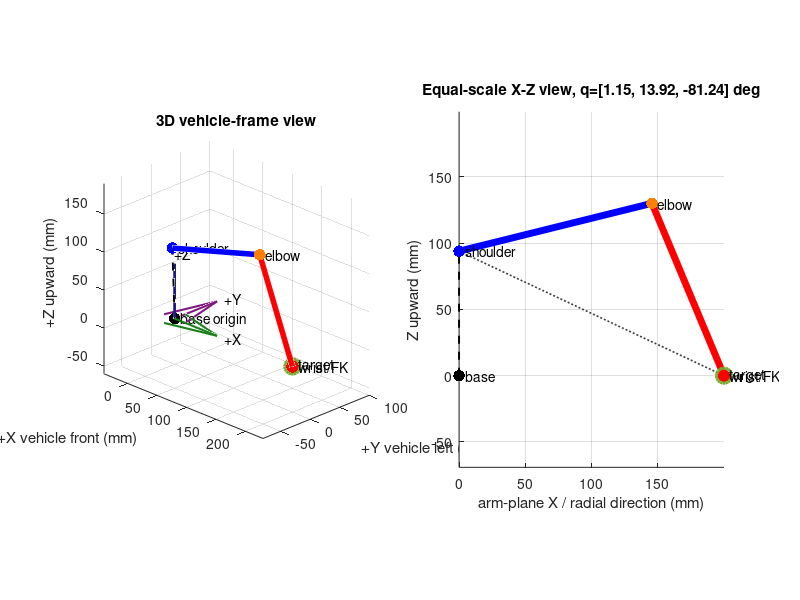

Write the MATLAB code that produced this figure. (Note: this script raises an error after producing the figure.)
% Temporary 3-DOF arm model plot for the current fixed test point.
% Coordinate frame:
%   +X: vehicle front
%   +Y: vehicle left
%   +Z: upward
% Origin is the GM6020 base yaw axis center.
%
% Firmware model used here:
%   shoulder axis = (0, -4, 94) mm
%   L1 = 150 mm, L2 = 141 mm
%   target wrist center = (200, 0, 0) mm
%   q3 is the signed relative elbow angle: q3=0 is same direction as L1,
%   q3=-180 is opposite direction to L1.
%   Measured mechanical elbow angle is approximately 49..143 deg, so
%   firmware q3 = mechanical angle - 180 deg = -131..-37 deg.

clear;
clc;
close all;

base = [0, 0, 0];
shoulder = [0, -4, 94];
L1 = 150;
L2 = 141;
target = [200, 0, 0];

% Solve the same geometry used by firmware IK.
rho = hypot(target(1), target(2));
localXMag = sqrt(max(0, rho^2 - shoulder(2)^2));
targetAzimuth = atan2(target(2), target(1));
zPlanar = target(3) - shoulder(3);

% Use positive local-X and negative q3. This is the branch inside the
% current q3 soft limit [-126, -42] deg.
localX = localXMag;
signedRadius = localX - shoulder(1);
q1 = targetAzimuth - atan2(shoulder(2), localX);

cosQ3 = (signedRadius^2 + zPlanar^2 - L1^2 - L2^2) / (2 * L1 * L2);
cosQ3 = max(-1, min(1, cosQ3));
q3 = -acos(cosQ3);
q2 = atan2(zPlanar, signedRadius) - ...
     atan2(L2 * sin(q3), L1 + L2 * cos(q3));

qDeg = rad2deg([q1, q2, q3]);
smallLinkPitchDeg = qDeg(2) + qDeg(3);
elbowReferenceDeg = -131;
elbowOppositeDeg = -37;
elbowOpenFromReferenceDeg = qDeg(3) - elbowReferenceDeg;
elbowToOppositeLimitDeg = elbowOppositeDeg - qDeg(3);

% Joint positions in the arm local vertical plane.
shoulderLocal = shoulder;
elbowLocal = [shoulder(1) + L1 * cos(q2), ...
              shoulder(2), ...
              shoulder(3) + L1 * sin(q2)];
wristLocal = [shoulder(1) + L1 * cos(q2) + L2 * cos(q2 + q3), ...
              shoulder(2), ...
              shoulder(3) + L1 * sin(q2) + L2 * sin(q2 + q3)];

% Rotate local plane around Z by q1 to get vehicle-frame coordinates.
Rz = [cos(q1), -sin(q1), 0; ...
      sin(q1),  cos(q1), 0; ...
      0,        0,       1];
shoulderWorld = (Rz * shoulderLocal.').';
elbowWorld = (Rz * elbowLocal.').';
wristWorld = (Rz * wristLocal.').';

fkError = norm(wristWorld - target);
horizontalDistance = hypot(target(1), target(2));
shoulderToTargetPlanar = hypot(signedRadius, zPlanar);

fprintf('Target wrist center: [%.3f, %.3f, %.3f] mm\n', target);
fprintf('Solved q: q1=%.3f deg, q2=%.3f deg, q3=%.3f deg\n', qDeg);
fprintf('Small link absolute pitch q2+q3 = %.3f deg\n', smallLinkPitchDeg);
fprintf('Elbow opening/travel from reference = %.3f deg\n', ...
        elbowOpenFromReferenceDeg);
fprintf('Elbow remaining to opposite limit = %.3f deg\n', ...
        elbowToOppositeLimitDeg);
fprintf('Shoulder to target planar distance = %.3f mm\n', ...
        shoulderToTargetPlanar);
fprintf('FK wrist center: [%.3f, %.3f, %.3f] mm\n', wristWorld);
fprintf('FK error = %.6f mm\n', fkError);

figure('Name', '3DOF Arm Target Debug', 'Color', 'w', ...
       'Position', [80, 80, 1320, 720]);

% ---------------- 3D vehicle-frame view ----------------
subplot(1, 2, 1);
hold on;
grid on;
axis equal;
xlabel('+X vehicle front (mm)');
ylabel('+Y vehicle left (mm)');
zlabel('+Z upward (mm)');
title('3D vehicle-frame view');

plot3([base(1), shoulderWorld(1)], ...
      [base(2), shoulderWorld(2)], ...
      [base(3), shoulderWorld(3)], 'k--', 'LineWidth', 1.4);
plot3([shoulderWorld(1), elbowWorld(1)], ...
      [shoulderWorld(2), elbowWorld(2)], ...
      [shoulderWorld(3), elbowWorld(3)], 'b-', 'LineWidth', 4);
plot3([elbowWorld(1), wristWorld(1)], ...
      [elbowWorld(2), wristWorld(2)], ...
      [elbowWorld(3), wristWorld(3)], 'r-', 'LineWidth', 4);
scatter3(base(1), base(2), base(3), 70, 'k', 'filled');
scatter3(shoulderWorld(1), shoulderWorld(2), shoulderWorld(3), ...
         70, 'b', 'filled');
scatter3(elbowWorld(1), elbowWorld(2), elbowWorld(3), ...
         70, [1.0, 0.5, 0.0], 'filled');
scatter3(wristWorld(1), wristWorld(2), wristWorld(3), ...
         80, 'r', 'filled');
scatter3(target(1), target(2), target(3), ...
         120, 'gx', 'LineWidth', 2.2);

text(base(1), base(2), base(3), '  base origin');
text(shoulderWorld(1), shoulderWorld(2), shoulderWorld(3), '  shoulder');
text(elbowWorld(1), elbowWorld(2), elbowWorld(3), '  elbow');
text(wristWorld(1), wristWorld(2), wristWorld(3), '  wrist/FK');
text(target(1), target(2), target(3), '  target');

quiver3(0, 0, 0, 80, 0, 0, 'Color', [0.1, 0.5, 0.1], ...
        'LineWidth', 1.5, 'MaxHeadSize', 0.6);
quiver3(0, 0, 0, 0, 80, 0, 'Color', [0.5, 0.1, 0.5], ...
        'LineWidth', 1.5, 'MaxHeadSize', 0.6);
quiver3(0, 0, 0, 0, 0, 80, 'Color', [0.1, 0.1, 0.5], ...
        'LineWidth', 1.5, 'MaxHeadSize', 0.6);
text(85, 0, 0, '+X');
text(0, 85, 0, '+Y');
text(0, 0, 85, '+Z');
view(45, 24);
xlim([-40, 230]);
ylim([-80, 100]);
zlim([-60, 190]);

% ---------------- X-Z side view in the arm plane ----------------
subplot(1, 2, 2);
hold on;
grid on;
axis equal;
xlabel('arm-plane X / radial direction (mm)');
ylabel('Z upward (mm)');
title(sprintf('Equal-scale X-Z view, q=[%.2f, %.2f, %.2f] deg', qDeg));

base2 = [0, 0];
shoulder2 = [shoulderLocal(1), shoulderLocal(3)];
elbow2 = [elbowLocal(1), elbowLocal(3)];
wrist2 = [wristLocal(1), wristLocal(3)];
target2 = [localX, target(3)];

plot([base2(1), shoulder2(1)], [base2(2), shoulder2(2)], ...
     'k--', 'LineWidth', 1.4);
plot([shoulder2(1), elbow2(1)], [shoulder2(2), elbow2(2)], ...
     'b-', 'LineWidth', 5);
plot([elbow2(1), wrist2(1)], [elbow2(2), wrist2(2)], ...
     'r-', 'LineWidth', 5);
plot([shoulder2(1), target2(1)], [shoulder2(2), target2(2)], ...
     ':', 'Color', [0.25, 0.25, 0.25], 'LineWidth', 1.2);

scatter(base2(1), base2(2), 70, 'k', 'filled');
scatter(shoulder2(1), shoulder2(2), 70, 'b', 'filled');
scatter(elbow2(1), elbow2(2), 70, [1.0, 0.5, 0.0], 'filled');
scatter(wrist2(1), wrist2(2), 80, 'r', 'filled');
scatter(target2(1), target2(2), 120, 'gx', 'LineWidth', 2.2);

text(base2(1), base2(2), '  base');
text(shoulder2(1), shoulder2(2), '  shoulder');
text(elbow2(1), elbow2(2), '  elbow');
text(wrist2(1), wrist2(2), '  wrist/FK');
text(target2(1), target2(2), '  target');

labelSegment(shoulder2, elbow2, sprintf('L1 = %.1f mm', L1), [0, 0, 1]);
labelSegment(elbow2, wrist2, sprintf('L2 = %.1f mm', L2), [1, 0, 0]);
labelSegment(base2, shoulder2, ...
             sprintf('shoulder Z = %.1f mm', shoulder(3)), [0, 0, 0]);
labelSegment(shoulder2, target2, ...
             sprintf('shoulder-target = %.1f mm', shoulderToTargetPlanar), ...
             [0.25, 0.25, 0.25]);

drawAngleArc(shoulder2, 38, 0, qDeg(2), ...
             sprintf('q2 = %.1f deg', qDeg(2)), [0, 0, 1]);
drawAngleArc(elbow2, 32, qDeg(2), qDeg(2) + qDeg(3), ...
             sprintf('signed q3 = %.1f deg', qDeg(3)), [1, 0, 0]);
drawAngleArc(elbow2, 48, 0, smallLinkPitchDeg, ...
             sprintf('q2+q3 = %.1f deg', smallLinkPitchDeg), ...
             [0.65, 0, 0.65]);
text(elbow2(1) + 20, elbow2(2) - 52, ...
     sprintf(['elbow opening/travel = %.1f deg\\n', ...
              'remaining to opposite = %.1f deg'], ...
             elbowOpenFromReferenceDeg, elbowToOppositeLimitDeg), ...
     'Color', [0.5, 0.05, 0.05], 'FontWeight', 'bold', ...
     'BackgroundColor', 'w', 'EdgeColor', [0.8, 0.5, 0.5], ...
     'Margin', 5);

plot([target2(1), target2(1)], [shoulder2(2), target2(2)], ...
     '--', 'Color', [0.6, 0.6, 0.6]);
plot([shoulder2(1), target2(1)], [target2(2), target2(2)], ...
     '--', 'Color', [0.6, 0.6, 0.6]);
text((shoulder2(1) + target2(1)) / 2, target2(2) - 8, ...
     sprintf('radial = %.1f mm', signedRadius), ...
     'HorizontalAlignment', 'center');
text(target2(1) + 4, (shoulder2(2) + target2(2)) / 2, ...
     sprintf('dz = %.1f mm', zPlanar));

annotationText = sprintf([ ...
    'vehicle target = [%.1f, %.1f, %.1f] mm\\n', ...
    'arm-plane target = [%.1f, %.1f] mm\\n', ...
    'horizontal rho = %.1f mm\\n', ...
    'q1 yaw compensation = %.2f deg\\n', ...
    'FK error = %.4f mm'], ...
    target(1), target(2), target(3), target2(1), target2(2), ...
    horizontalDistance, qDeg(1), fkError);
text(-30, 170, annotationText, ...
     'VerticalAlignment', 'top', 'BackgroundColor', 'w', ...
     'EdgeColor', [0.6, 0.6, 0.6], 'Margin', 6);

xlim([-45, 230]);
ylim([-70, 190]);

function labelSegment(p1, p2, label, color)
    mid = (p1 + p2) / 2;
    direction = p2 - p1;
    lengthValue = norm(direction);
    if lengthValue < eps
        offset = [0, 0];
    else
        normal = [-direction(2), direction(1)] / lengthValue;
        offset = normal * 8;
    end
    text(mid(1) + offset(1), mid(2) + offset(2), label, ...
         'Color', color, 'FontWeight', 'bold', ...
         'HorizontalAlignment', 'center', 'BackgroundColor', 'w');
end

function drawAngleArc(center, radius, startDeg, endDeg, label, color)
    if endDeg >= startDeg
        angleValues = linspace(startDeg, endDeg, 80);
    else
        angleValues = linspace(startDeg, endDeg, 80);
    end
    x = center(1) + radius * cosd(angleValues);
    z = center(2) + radius * sind(angleValues);
    plot(x, z, '-', 'Color', color, 'LineWidth', 1.8);

    midAngle = (startDeg + endDeg) / 2;
    labelPosition = center + ...
        [(radius + 14) * cosd(midAngle), (radius + 14) * sind(midAngle)];
    text(labelPosition(1), labelPosition(2), label, ...
         'Color', color, 'FontWeight', 'bold', ...
         'HorizontalAlignment', 'center', 'BackgroundColor', 'w');
end
